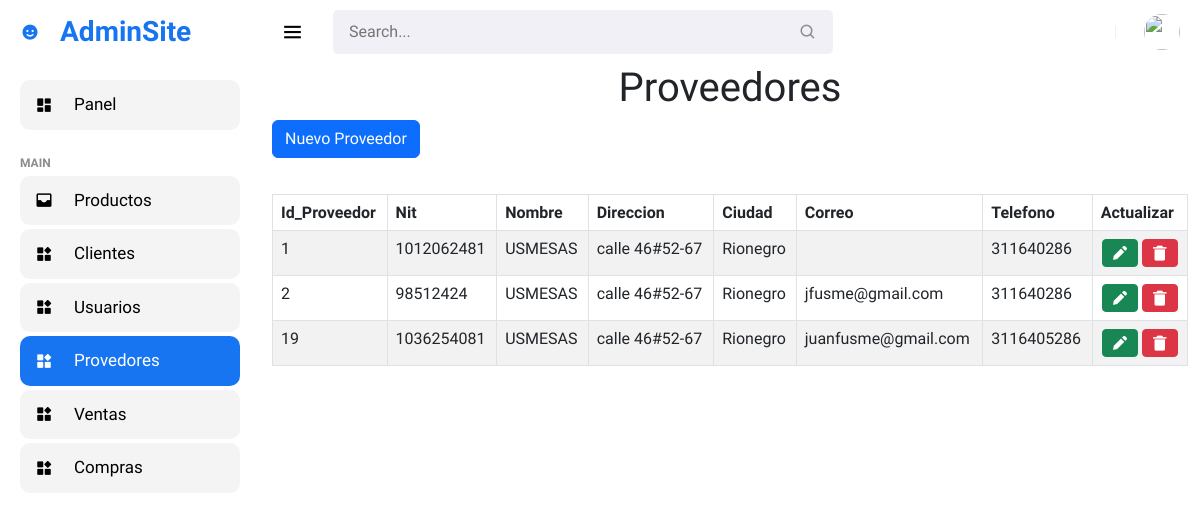
/page/admin/proveedores/index.php (signed in), run on an earlier commit of the app's database.
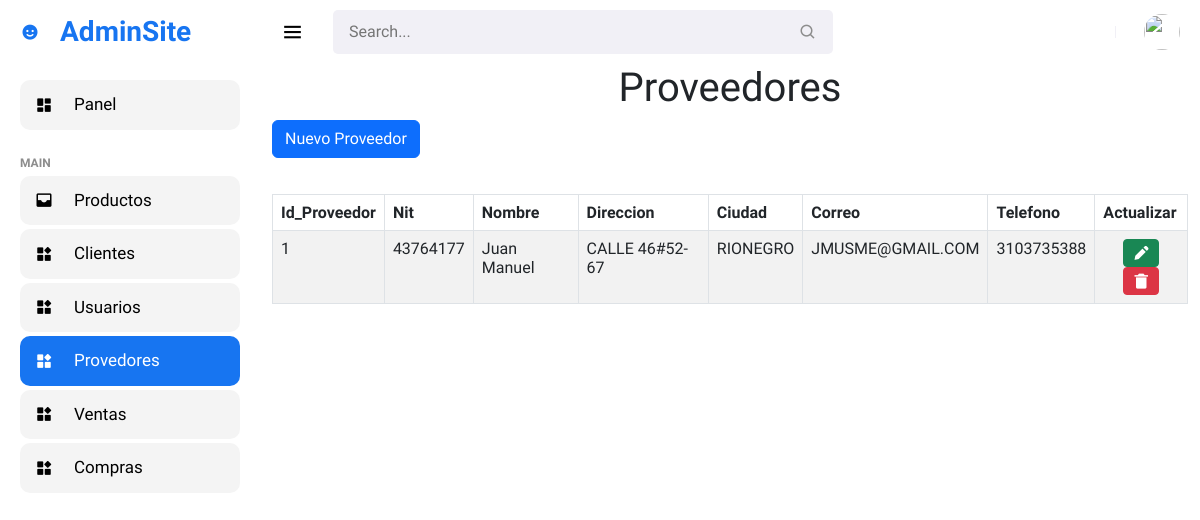
And on a later commit of the database.
### tables this page shows
CREATE TABLE `proveedores` (
  `id_proveedor` int(11) NOT NULL,
  `nit` int(11) NOT NULL,
  `nombre` varchar(50) NOT NULL,
  `correo` varchar(35) NOT NULL,
  `direccion` varchar(50) NOT NULL,
  `ciudad` varchar(15) NOT NULL,
  `telefono` varchar(50) NOT NULL
);

### page/admin/proveedores/index.php (shortened to what the changed rows need)
<html>
</html>
<?php
include '../../../conexion/conexion.php';
?>
<!DOCTYPE html>
<html lang="es">
<head>
    <link href='https://unpkg.com/boxicons@2.0.9/css/boxicons.min.css' rel='stylesheet'>
    <link rel="stylesheet" href="../assets/css/style.css">
    <link href="https://cdn.jsdelivr.net/npm/bootstrap@5.3.0-alpha3/dist/css/bootstrap.min.css" rel="stylesheet"
>
    <link href="https://cdn.datatables.net/v/bs5/dt-1.13.4/datatables.min.css" rel="stylesheet" />
</head>
<body>
    <section id="content">
        <div class="container">
            <h1 class="page-header text-center">Proveedores</h1>
            <div class="row">
                <div class="col-12 mt-3">
                    <table class="table table-bordered table-striped table_id" id="mitabla" style="margin-top:20px;">
                        <thead>
                            <tr>
                                <th class="">Id_Proveedor</th>
                                <th class="">Nit</th>
                                <th class="">Nombre</th>
                                <th class="">Direccion</th>
                                <th class="">Ciudad</th>
                                <th class="">Correo</th>
                                <th class="">Telefono</th>
                                <th class="">Actualizar</th>
                            </tr>
                        </thead>
                        <tbody>
                            <?php
							$sql = "SELECT * FROM proveedores";
							$query = mysqli_query($con, $sql);
							while ($mostrar = $query->fetch_assoc()) { ?>
                            <tr>
                            <td class="">
                                    <?php echo $mostrar['id_proveedor'] ?>
                                </td>
                                <td class="">
                                    <?php echo $mostrar['nit'] ?>
                                </td>
                                <td class="">
                                    <?php echo $mostrar['nombre'] ?>
                                </td>
                                <td class="">
                                    <?php echo $mostrar['direccion'] ?>
                                </td>
                                <td class="">
                                    <?php echo $mostrar['ciudad'] ?>
                                </td>
                                <td class="">
                                    <?php echo $mostrar['correo'] ?>
                                </td>
                                <td class="">
                                    <?php echo $mostrar['telefono'] ?>
                                </td>
                                <td class="text-center">
                                    <a href="#edit_<?php echo $mostrar['nit']; ?>"
                                        class="btn btn-success btn-sm text-center" data-bs-toggle="modal">
                                        <i class='bx bxs-pencil'></i></a>
                                    <a href="#delete_<?php echo $mostrar['nit']; ?>"
                                        class="btn btn-danger btn-sm text-center" data-bs-toggle="modal">
                                        <i class='bx bxs-trash-alt'></i></a>
                                </td>
                            </tr>
                            <?php
							}
							?>
                        </tbody>
                    </table>
                </div>
            </div>
        </div>
</body>
</html>

What changed in the data, as far as the page shows it:
removed proveedores: id_proveedor "2", nit "98512424", nombre "USMESAS", direccion "calle 46#52-67", ciudad "Rionegro", correo "jfusme@gmail.com", telefono "311640286"
removed proveedores: id_proveedor "19", nit "1036254081", nombre "USMESAS", direccion "calle 46#52-67", ciudad "Rionegro", correo "juanfusme@gmail.com", telefono "3116405286"
changed proveedores id 1: nit "1012062481" → "43764177"; nombre "USMESAS" → "Juan Manuel"; direccion "calle 46#52-67" → "CALLE 46#52-67"; ciudad "Rionegro" → "RIONEGRO"; correo (not shown) → "JMUSME@GMAIL.COM"; telefono "311640286" → "3103735388"
